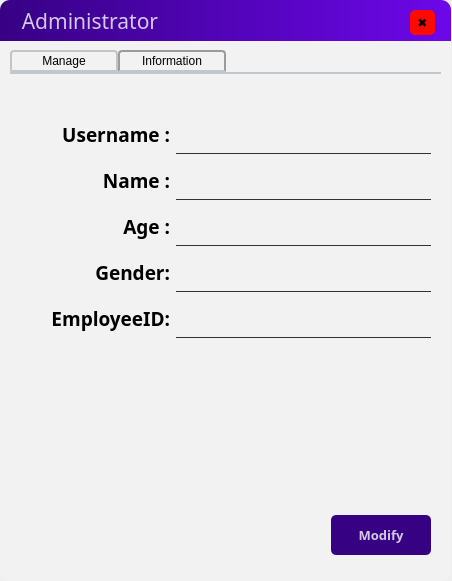
<?xml version="1.0" encoding="UTF-8"?>
<ui version="4.0">
 <class>Form</class>
 <widget class="QWidget" name="Form">
  <property name="geometry">
   <rect>
    <x>0</x>
    <y>0</y>
    <width>452</width>
    <height>581</height>
   </rect>
  </property>
  <property name="windowTitle">
   <string>Form</string>
  </property>
  <widget class="QFrame" name="frame">
   <property name="geometry">
    <rect>
     <x>0</x>
     <y>0</y>
     <width>451</width>
     <height>581</height>
    </rect>
   </property>
   <property name="styleSheet">
    <string notr="true">QFrame#frame{
	background-color: rgba(242,242,242,1.000);
	border-radius:10px;
}</string>
   </property>
   <property name="frameShape">
    <enum>QFrame::StyledPanel</enum>
   </property>
   <property name="frameShadow">
    <enum>QFrame::Raised</enum>
   </property>
   <widget class="QLabel" name="label">
    <property name="geometry">
     <rect>
      <x>0</x>
      <y>0</y>
      <width>451</width>
      <height>41</height>
     </rect>
    </property>
    <property name="font">
     <font>
      <family>Arial Black</family>
      <pointsize>16</pointsize>
      <weight>10</weight>
      <italic>false</italic>
      <bold>false</bold>
     </font>
    </property>
    <property name="styleSheet">
     <string notr="true">QLabel#label{
	font: 87 16pt &quot;Arial Black&quot;;
	background-color:qlineargradient(spread:pad, x1:0, y1:0, x2:1, y2:0, stop:0 rgb(55, 1, 132), stop:1 rgb(109, 7, 234));
	border-top-right-radius:10px;
	border-top-left-radius:10px;
	color:rgba(255,255,255,200);
}


</string>
    </property>
    <property name="text">
     <string>    Administrator</string>
    </property>
   </widget>
   <widget class="QPushButton" name="close_button">
    <property name="geometry">
     <rect>
      <x>410</x>
      <y>10</y>
      <width>25</width>
      <height>25</height>
     </rect>
    </property>
    <property name="minimumSize">
     <size>
      <width>25</width>
      <height>25</height>
     </size>
    </property>
    <property name="maximumSize">
     <size>
      <width>25</width>
      <height>25</height>
     </size>
    </property>
    <property name="styleSheet">
     <string notr="true">QPushButton#close_button{
	background-color:rgb(255, 10, 2);
	color::rgba(255,255,255,200);
	border-radius:5px;
}
QPushButton#close_button:hover{
	background-color:rgba(2,62,118,150);
	color:rgba(255,255,255,200);
	border-radius:5px;
}
QPushButton#close_button:pressed{
	padding-left:5px;
	padding-top:5px;
	background-color:rgba(2,62,118,100);
}
</string>
    </property>
    <property name="text">
     <string>✖</string>
    </property>
   </widget>
   <widget class="QTabWidget" name="tabWidget">
    <property name="geometry">
     <rect>
      <x>10</x>
      <y>50</y>
      <width>431</width>
      <height>511</height>
     </rect>
    </property>
    <property name="styleSheet">
     <string notr="true">QTabWidget::pane { /* The tab widget frame */
    border-top: 2px solid #C2C7CB;
    position: absolute;
    top: -0.5em;
}
 
QTabWidget::tab-bar {
    alignment: center;
}
 
/* Style the tab using the tab sub-control. Note that
    it reads QTabBar _not_ QTabWidget */
QTabBar::tab {
    background: qlineargradient(x1: 0, y1: 0, x2: 0, y2: 1,
                                stop: 0 #E1E1E1, stop: 0.4 #DDDDDD,
                                stop: 0.5 #D8D8D8, stop: 1.0 #D3D3D3);
    border: 2px solid #C4C4C3;
    border-bottom-color: #C2C7CB; /* same as the pane color */
    border-top-left-radius: 4px;
    border-top-right-radius: 4px;
    min-width: 8ex;
    padding: 2px;
	width: 100px;
}
 
QTabBar::tab:selected, QTabBar::tab:hover {
    background: qlineargradient(x1: 0, y1: 0, x2: 0, y2: 1,
                                stop: 0 #fafafa, stop: 0.4 #f4f4f4,
                                stop: 0.5 #e7e7e7, stop: 1.0 #fafafa);
}
 
QTabBar::tab:selected {
    border-color: #9B9B9B;
    border-bottom-color: #C2C7CB; /* same as pane color */
}</string>
    </property>
    <property name="currentIndex">
     <number>1</number>
    </property>
    <widget class="QWidget" name="tab">
     <property name="minimumSize">
      <size>
       <width>0</width>
       <height>0</height>
      </size>
     </property>
     <property name="maximumSize">
      <size>
       <width>16777215</width>
       <height>16777215</height>
      </size>
     </property>
     <attribute name="title">
      <string>Manage</string>
     </attribute>
     <widget class="QWidget" name="layoutWidget">
      <property name="geometry">
       <rect>
        <x>10</x>
        <y>10</y>
        <width>411</width>
        <height>471</height>
       </rect>
      </property>
      <layout class="QVBoxLayout" name="verticalLayout_4">
       <item>
        <layout class="QHBoxLayout" name="horizontalLayout_7">
         <item>
          <widget class="QLineEdit" name="manage_seek_line">
           <property name="minimumSize">
            <size>
             <width>100</width>
             <height>40</height>
            </size>
           </property>
           <property name="maximumSize">
            <size>
             <width>400</width>
             <height>40</height>
            </size>
           </property>
           <property name="styleSheet">
            <string notr="true">border-radius:5px;
border:1px solid rgba(169,169,169,1.000);</string>
           </property>
          </widget>
         </item>
         <item>
          <widget class="QPushButton" name="manage_seek_btn">
           <property name="minimumSize">
            <size>
             <width>90</width>
             <height>40</height>
            </size>
           </property>
           <property name="maximumSize">
            <size>
             <width>90</width>
             <height>40</height>
            </size>
           </property>
           <property name="font">
            <font>
             <family>Arial Black</family>
             <pointsize>10</pointsize>
             <weight>75</weight>
             <bold>true</bold>
            </font>
           </property>
           <property name="styleSheet">
            <string notr="true">QPushButton#manage_seek_btn{
	background-color:rgb(55, 1, 132);
	color:rgba(255,255,255,200);
	border-radius:5px;
}
QPushButton#manage_seek_btn:hover{
	background-color:rgba(2,62,118,150);
	color:rgba(255,255,255,200);
	border-radius:5px;
}
QPushButton#manage_seek_btn:pressed{
	padding-left:5px;
	padding-top:5px;
	background-color:rgba(2,62,118,100);
}</string>
           </property>
           <property name="text">
            <string>Search</string>
           </property>
          </widget>
         </item>
        </layout>
       </item>
       <item>
        <layout class="QVBoxLayout" name="verticalLayout_3">
         <item>
          <layout class="QHBoxLayout" name="horizontalLayout_9">
           <item>
            <widget class="QLabel" name="manage_name">
             <property name="minimumSize">
              <size>
               <width>150</width>
               <height>40</height>
              </size>
             </property>
             <property name="maximumSize">
              <size>
               <width>150</width>
               <height>40</height>
              </size>
             </property>
             <property name="font">
              <font>
               <family>Bahnschrift</family>
               <pointsize>14</pointsize>
               <weight>75</weight>
               <bold>true</bold>
              </font>
             </property>
             <property name="text">
              <string>Name :</string>
             </property>
             <property name="alignment">
              <set>Qt::AlignRight|Qt::AlignTrailing|Qt::AlignVCenter</set>
             </property>
            </widget>
           </item>
           <item>
            <widget class="QLineEdit" name="manage_name_l">
             <property name="minimumSize">
              <size>
               <width>150</width>
               <height>40</height>
              </size>
             </property>
             <property name="maximumSize">
              <size>
               <width>1000</width>
               <height>40</height>
              </size>
             </property>
             <property name="styleSheet">
              <string notr="true">background-color:rgba(0,0,0,0);
border:1px solid rgba(0,0,0,0);
border-bottom-color:rgb(50, 50, 50);
padding-bottom:7px;
</string>
             </property>
             <property name="text">
              <string/>
             </property>
            </widget>
           </item>
          </layout>
         </item>
         <item>
          <layout class="QHBoxLayout" name="horizontalLayout_10">
           <item>
            <widget class="QLabel" name="manage_sex">
             <property name="minimumSize">
              <size>
               <width>150</width>
               <height>40</height>
              </size>
             </property>
             <property name="maximumSize">
              <size>
               <width>150</width>
               <height>40</height>
              </size>
             </property>
             <property name="font">
              <font>
               <family>Bahnschrift</family>
               <pointsize>14</pointsize>
               <weight>75</weight>
               <bold>true</bold>
              </font>
             </property>
             <property name="text">
              <string>Gender :</string>
             </property>
             <property name="alignment">
              <set>Qt::AlignRight|Qt::AlignTrailing|Qt::AlignVCenter</set>
             </property>
            </widget>
           </item>
           <item>
            <widget class="QLineEdit" name="manage_sex_l">
             <property name="minimumSize">
              <size>
               <width>150</width>
               <height>40</height>
              </size>
             </property>
             <property name="maximumSize">
              <size>
               <width>1000</width>
               <height>40</height>
              </size>
             </property>
             <property name="styleSheet">
              <string notr="true">background-color:rgba(0,0,0,0);
border:1px solid rgba(0,0,0,0);
border-bottom-color:rgb(50, 50, 50);
padding-bottom:7px;</string>
             </property>
            </widget>
           </item>
          </layout>
         </item>
         <item>
          <layout class="QHBoxLayout" name="horizontalLayout_13">
           <item>
            <widget class="QLabel" name="manage_age">
             <property name="minimumSize">
              <size>
               <width>150</width>
               <height>40</height>
              </size>
             </property>
             <property name="maximumSize">
              <size>
               <width>150</width>
               <height>40</height>
              </size>
             </property>
             <property name="font">
              <font>
               <family>Bahnschrift</family>
               <pointsize>14</pointsize>
               <weight>75</weight>
               <bold>true</bold>
              </font>
             </property>
             <property name="text">
              <string>Age :</string>
             </property>
             <property name="alignment">
              <set>Qt::AlignRight|Qt::AlignTrailing|Qt::AlignVCenter</set>
             </property>
            </widget>
           </item>
           <item>
            <widget class="QLineEdit" name="manage_age_l">
             <property name="minimumSize">
              <size>
               <width>150</width>
               <height>40</height>
              </size>
             </property>
             <property name="maximumSize">
              <size>
               <width>1000</width>
               <height>40</height>
              </size>
             </property>
             <property name="styleSheet">
              <string notr="true">background-color:rgba(0,0,0,0);
border:1px solid rgba(0,0,0,0);
border-bottom-color:rgb(50, 50, 50);
padding-bottom:7px;</string>
             </property>
             <property name="text">
              <string/>
             </property>
            </widget>
           </item>
          </layout>
         </item>
         <item>
          <layout class="QHBoxLayout" name="horizontalLayout_8">
           <item>
            <widget class="QLabel" name="manage_height">
             <property name="minimumSize">
              <size>
               <width>150</width>
               <height>40</height>
              </size>
             </property>
             <property name="maximumSize">
              <size>
               <width>150</width>
               <height>40</height>
              </size>
             </property>
             <property name="font">
              <font>
               <family>Bahnschrift</family>
               <pointsize>14</pointsize>
               <weight>75</weight>
               <bold>true</bold>
              </font>
             </property>
             <property name="text">
              <string>Height :</string>
             </property>
             <property name="alignment">
              <set>Qt::AlignRight|Qt::AlignTrailing|Qt::AlignVCenter</set>
             </property>
            </widget>
           </item>
           <item>
            <widget class="QLineEdit" name="manage_height_l">
             <property name="minimumSize">
              <size>
               <width>150</width>
               <height>40</height>
              </size>
             </property>
             <property name="maximumSize">
              <size>
               <width>1000</width>
               <height>40</height>
              </size>
             </property>
             <property name="styleSheet">
              <string notr="true">background-color:rgba(0,0,0,0);
border:1px solid rgba(0,0,0,0);
border-bottom-color:rgb(50, 50, 50);
padding-bottom:7px;</string>
             </property>
             <property name="text">
              <string/>
             </property>
            </widget>
           </item>
          </layout>
         </item>
         <item>
          <layout class="QHBoxLayout" name="horizontalLayout_11">
           <item>
            <widget class="QLabel" name="manage_weight">
             <property name="minimumSize">
              <size>
               <width>150</width>
               <height>40</height>
              </size>
             </property>
             <property name="maximumSize">
              <size>
               <width>150</width>
               <height>40</height>
              </size>
             </property>
             <property name="font">
              <font>
               <family>Bahnschrift</family>
               <pointsize>14</pointsize>
               <weight>75</weight>
               <bold>true</bold>
              </font>
             </property>
             <property name="text">
              <string>Weight :</string>
             </property>
             <property name="alignment">
              <set>Qt::AlignRight|Qt::AlignTrailing|Qt::AlignVCenter</set>
             </property>
            </widget>
           </item>
           <item>
            <widget class="QLineEdit" name="manage_weight_l">
             <property name="minimumSize">
              <size>
               <width>150</width>
               <height>40</height>
              </size>
             </property>
             <property name="maximumSize">
              <size>
               <width>1000</width>
               <height>40</height>
              </size>
             </property>
             <property name="styleSheet">
              <string notr="true">background-color:rgba(0,0,0,0);
border:1px solid rgba(0,0,0,0);
border-bottom-color:rgb(50, 50, 50);
padding-bottom:7px;</string>
             </property>
             <property name="text">
              <string/>
             </property>
            </widget>
           </item>
          </layout>
         </item>
        </layout>
       </item>
       <item>
        <spacer name="verticalSpacer_2">
         <property name="orientation">
          <enum>Qt::Vertical</enum>
         </property>
         <property name="sizeHint" stdset="0">
          <size>
           <width>20</width>
           <height>40</height>
          </size>
         </property>
        </spacer>
       </item>
       <item>
        <layout class="QHBoxLayout" name="horizontalLayout_12">
         <item>
          <spacer name="horizontalSpacer_10">
           <property name="orientation">
            <enum>Qt::Horizontal</enum>
           </property>
           <property name="sizeHint" stdset="0">
            <size>
             <width>40</width>
             <height>20</height>
            </size>
           </property>
          </spacer>
         </item>
         <item>
          <widget class="QPushButton" name="manage_re_btn">
           <property name="minimumSize">
            <size>
             <width>100</width>
             <height>40</height>
            </size>
           </property>
           <property name="maximumSize">
            <size>
             <width>100</width>
             <height>40</height>
            </size>
           </property>
           <property name="font">
            <font>
             <family>Arial Black</family>
             <pointsize>10</pointsize>
             <weight>75</weight>
             <bold>true</bold>
            </font>
           </property>
           <property name="styleSheet">
            <string notr="true">QPushButton#manage_re_btn{
	background-color:rgb(55, 1, 132);
	color:rgba(255,255,255,200);
	border-radius:5px;
}
QPushButton#manage_re_btn:hover{
	background-color:rgba(2,62,118,150);
	color:rgba(255,255,255,200);
	border-radius:5px;
}
QPushButton#manage_re_btn:pressed{
	padding-left:5px;
	padding-top:5px;
	background-color:rgba(2,62,118,100);
}</string>
           </property>
           <property name="text">
            <string>Modify</string>
           </property>
          </widget>
         </item>
        </layout>
       </item>
      </layout>
     </widget>
    </widget>
    <widget class="QWidget" name="tab_3">
     <property name="minimumSize">
      <size>
       <width>0</width>
       <height>0</height>
      </size>
     </property>
     <property name="maximumSize">
      <size>
       <width>16777215</width>
       <height>16777215</height>
      </size>
     </property>
     <attribute name="title">
      <string>Information</string>
     </attribute>
     <widget class="QWidget" name="layoutWidget_3">
      <property name="geometry">
       <rect>
        <x>10</x>
        <y>40</y>
        <width>411</width>
        <height>441</height>
       </rect>
      </property>
      <layout class="QVBoxLayout" name="verticalLayout_2">
       <item>
        <layout class="QVBoxLayout" name="verticalLayout">
         <item>
          <layout class="QHBoxLayout" name="horizontalLayout">
           <item>
            <widget class="QLabel" name="info_acc">
             <property name="minimumSize">
              <size>
               <width>150</width>
               <height>40</height>
              </size>
             </property>
             <property name="maximumSize">
              <size>
               <width>150</width>
               <height>40</height>
              </size>
             </property>
             <property name="font">
              <font>
               <family>Bahnschrift</family>
               <pointsize>14</pointsize>
               <weight>75</weight>
               <bold>true</bold>
              </font>
             </property>
             <property name="text">
              <string>Username :</string>
             </property>
             <property name="alignment">
              <set>Qt::AlignRight|Qt::AlignTrailing|Qt::AlignVCenter</set>
             </property>
            </widget>
           </item>
           <item>
            <widget class="QLineEdit" name="info_acc_l">
             <property name="minimumSize">
              <size>
               <width>150</width>
               <height>40</height>
              </size>
             </property>
             <property name="maximumSize">
              <size>
               <width>1000</width>
               <height>40</height>
              </size>
             </property>
             <property name="styleSheet">
              <string notr="true">background-color:rgba(0,0,0,0);
border:1px solid rgba(0,0,0,0);
border-bottom-color:rgb(50, 50, 50);
padding-bottom:7px;</string>
             </property>
            </widget>
           </item>
          </layout>
         </item>
         <item>
          <layout class="QHBoxLayout" name="horizontalLayout_2">
           <item>
            <widget class="QLabel" name="info_name">
             <property name="minimumSize">
              <size>
               <width>150</width>
               <height>40</height>
              </size>
             </property>
             <property name="maximumSize">
              <size>
               <width>150</width>
               <height>40</height>
              </size>
             </property>
             <property name="font">
              <font>
               <family>Bahnschrift</family>
               <pointsize>14</pointsize>
               <weight>75</weight>
               <bold>true</bold>
              </font>
             </property>
             <property name="text">
              <string>Name :</string>
             </property>
             <property name="alignment">
              <set>Qt::AlignRight|Qt::AlignTrailing|Qt::AlignVCenter</set>
             </property>
            </widget>
           </item>
           <item>
            <widget class="QLineEdit" name="info_name_l">
             <property name="minimumSize">
              <size>
               <width>150</width>
               <height>40</height>
              </size>
             </property>
             <property name="maximumSize">
              <size>
               <width>1000</width>
               <height>40</height>
              </size>
             </property>
             <property name="styleSheet">
              <string notr="true">background-color:rgba(0,0,0,0);
border:1px solid rgba(0,0,0,0);
border-bottom-color:rgb(50, 50, 50);
padding-bottom:7px;</string>
             </property>
            </widget>
           </item>
          </layout>
         </item>
         <item>
          <layout class="QHBoxLayout" name="horizontalLayout_14">
           <item>
            <widget class="QLabel" name="info_age">
             <property name="minimumSize">
              <size>
               <width>150</width>
               <height>40</height>
              </size>
             </property>
             <property name="maximumSize">
              <size>
               <width>150</width>
               <height>40</height>
              </size>
             </property>
             <property name="font">
              <font>
               <family>Bahnschrift</family>
               <pointsize>14</pointsize>
               <weight>75</weight>
               <bold>true</bold>
              </font>
             </property>
             <property name="text">
              <string>Age :</string>
             </property>
             <property name="alignment">
              <set>Qt::AlignRight|Qt::AlignTrailing|Qt::AlignVCenter</set>
             </property>
            </widget>
           </item>
           <item>
            <widget class="QLineEdit" name="info_age_l">
             <property name="minimumSize">
              <size>
               <width>150</width>
               <height>40</height>
              </size>
             </property>
             <property name="maximumSize">
              <size>
               <width>1000</width>
               <height>40</height>
              </size>
             </property>
             <property name="styleSheet">
              <string notr="true">background-color:rgba(0,0,0,0);
border:1px solid rgba(0,0,0,0);
border-bottom-color:rgb(50, 50, 50);
padding-bottom:7px;</string>
             </property>
             <property name="text">
              <string/>
             </property>
            </widget>
           </item>
          </layout>
         </item>
         <item>
          <layout class="QHBoxLayout" name="horizontalLayout_3">
           <item>
            <widget class="QLabel" name="info_sex">
             <property name="minimumSize">
              <size>
               <width>150</width>
               <height>40</height>
              </size>
             </property>
             <property name="maximumSize">
              <size>
               <width>150</width>
               <height>40</height>
              </size>
             </property>
             <property name="font">
              <font>
               <family>Bahnschrift</family>
               <pointsize>14</pointsize>
               <weight>75</weight>
               <bold>true</bold>
              </font>
             </property>
             <property name="text">
              <string>Gender:</string>
             </property>
             <property name="alignment">
              <set>Qt::AlignRight|Qt::AlignTrailing|Qt::AlignVCenter</set>
             </property>
            </widget>
           </item>
           <item>
            <widget class="QLineEdit" name="info_sex_l">
             <property name="minimumSize">
              <size>
               <width>150</width>
               <height>40</height>
              </size>
             </property>
             <property name="maximumSize">
              <size>
               <width>1000</width>
               <height>40</height>
              </size>
             </property>
             <property name="styleSheet">
              <string notr="true">background-color:rgba(0,0,0,0);
border:1px solid rgba(0,0,0,0);
border-bottom-color:rgb(50, 50, 50);
padding-bottom:7px;</string>
             </property>
            </widget>
           </item>
          </layout>
         </item>
         <item>
          <layout class="QHBoxLayout" name="horizontalLayout_4">
           <item>
            <widget class="QLabel" name="info_ID">
             <property name="minimumSize">
              <size>
               <width>150</width>
               <height>40</height>
              </size>
             </property>
             <property name="maximumSize">
              <size>
               <width>150</width>
               <height>40</height>
              </size>
             </property>
             <property name="font">
              <font>
               <family>Bahnschrift</family>
               <pointsize>14</pointsize>
               <weight>75</weight>
               <bold>true</bold>
              </font>
             </property>
             <property name="text">
              <string>EmployeeID:</string>
             </property>
             <property name="alignment">
              <set>Qt::AlignRight|Qt::AlignTrailing|Qt::AlignVCenter</set>
             </property>
            </widget>
           </item>
           <item>
            <widget class="QLineEdit" name="info_ID_l">
             <property name="minimumSize">
              <size>
               <width>150</width>
               <height>40</height>
              </size>
             </property>
             <property name="maximumSize">
              <size>
               <width>1000</width>
               <height>40</height>
              </size>
             </property>
             <property name="styleSheet">
              <string notr="true">background-color:rgba(0,0,0,0);
border:1px solid rgba(0,0,0,0);
border-bottom-color:rgb(50, 50, 50);
padding-bottom:7px;</string>
             </property>
            </widget>
           </item>
          </layout>
         </item>
         <item>
          <spacer name="verticalSpacer">
           <property name="orientation">
            <enum>Qt::Vertical</enum>
           </property>
           <property name="sizeHint" stdset="0">
            <size>
             <width>20</width>
             <height>40</height>
            </size>
           </property>
          </spacer>
         </item>
         <item>
          <layout class="QHBoxLayout" name="horizontalLayout_5"/>
         </item>
        </layout>
       </item>
       <item>
        <layout class="QHBoxLayout" name="horizontalLayout_6">
         <item>
          <spacer name="horizontalSpacer_5">
           <property name="orientation">
            <enum>Qt::Horizontal</enum>
           </property>
           <property name="sizeHint" stdset="0">
            <size>
             <width>40</width>
             <height>20</height>
            </size>
           </property>
          </spacer>
         </item>
         <item>
          <widget class="QPushButton" name="info_re_btn">
           <property name="minimumSize">
            <size>
             <width>100</width>
             <height>40</height>
            </size>
           </property>
           <property name="maximumSize">
            <size>
             <width>100</width>
             <height>40</height>
            </size>
           </property>
           <property name="font">
            <font>
             <family>Arial Black</family>
             <pointsize>10</pointsize>
             <weight>75</weight>
             <bold>true</bold>
            </font>
           </property>
           <property name="styleSheet">
            <string notr="true">QPushButton#info_re_btn{
	background-color:rgb(55, 1, 132);
	color:rgba(255,255,255,200);
	border-radius:5px;
}
QPushButton#info_re_btn:hover{
	background-color:rgba(2,62,118,150);
	color:rgba(255,255,255,200);
	border-radius:5px;
}
QPushButton#info_re_btn:pressed{
	padding-left:5px;
	padding-top:5px;
	background-color:rgba(2,62,118,100);
}</string>
           </property>
           <property name="text">
            <string>Modify</string>
           </property>
          </widget>
         </item>
        </layout>
       </item>
      </layout>
     </widget>
    </widget>
   </widget>
  </widget>
 </widget>
 <resources/>
 <connections/>
</ui>
